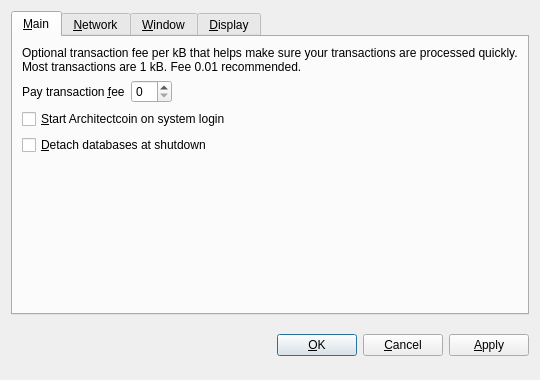
<?xml version="1.0" encoding="UTF-8"?>
<ui version="4.0">
 <class>OptionsDialog</class>
 <widget class="QDialog" name="OptionsDialog">
  <property name="geometry">
   <rect>
    <x>0</x>
    <y>0</y>
    <width>540</width>
    <height>380</height>
   </rect>
  </property>
  <property name="windowTitle">
   <string>Options</string>
  </property>
  <property name="modal">
   <bool>true</bool>
  </property>
  <layout class="QVBoxLayout" name="verticalLayout">
   <item>
    <widget class="QTabWidget" name="tabWidget">
     <property name="tabPosition">
      <enum>QTabWidget::North</enum>
     </property>
     <property name="currentIndex">
      <number>0</number>
     </property>
     <widget class="QWidget" name="tabMain">
      <attribute name="title">
       <string>&amp;Main</string>
      </attribute>
      <layout class="QVBoxLayout" name="verticalLayout_Main">
       <item>
        <widget class="QLabel" name="transactionFeeInfoLabel">
         <property name="text">
          <string>Optional transaction fee per kB that helps make sure your transactions are processed quickly. Most transactions are 1 kB. Fee 0.01 recommended.</string>
         </property>
         <property name="textFormat">
          <enum>Qt::PlainText</enum>
         </property>
         <property name="wordWrap">
          <bool>true</bool>
         </property>
        </widget>
       </item>
       <item>
        <layout class="QHBoxLayout" name="horizontalLayout_Main">
         <item>
          <widget class="QLabel" name="transactionFeeLabel">
           <property name="text">
            <string>Pay transaction &amp;fee</string>
           </property>
           <property name="textFormat">
            <enum>Qt::PlainText</enum>
           </property>
           <property name="buddy">
            <cstring>transactionFee</cstring>
           </property>
          </widget>
         </item>
         <item>
          <widget class="BitcoinAmountField" name="transactionFee"/>
         </item>
         <item>
          <spacer name="horizontalSpacer_Main">
           <property name="orientation">
            <enum>Qt::Horizontal</enum>
           </property>
           <property name="sizeHint" stdset="0">
            <size>
             <width>40</width>
             <height>20</height>
            </size>
           </property>
          </spacer>
         </item>
        </layout>
       </item>
       <item>
        <widget class="QCheckBox" name="bitcoinAtStartup">
         <property name="toolTip">
          <string>Automatically start Architectcoin after logging in to the system.</string>
         </property>
         <property name="text">
          <string>&amp;Start Architectcoin on system login</string>
         </property>
        </widget>
       </item>
       <item>
        <widget class="QCheckBox" name="detachDatabases">
         <property name="toolTip">
          <string>Detach block and address databases at shutdown. This means they can be moved to another data directory, but it slows down shutdown. The wallet is always detached.</string>
         </property>
         <property name="text">
          <string>&amp;Detach databases at shutdown</string>
         </property>
        </widget>
       </item>
       <item>
        <spacer name="verticalSpacer_Main">
         <property name="orientation">
          <enum>Qt::Vertical</enum>
         </property>
         <property name="sizeHint" stdset="0">
          <size>
           <width>20</width>
           <height>40</height>
          </size>
         </property>
        </spacer>
       </item>
      </layout>
     </widget>
     <widget class="QWidget" name="tabNetwork">
      <attribute name="title">
       <string>&amp;Network</string>
      </attribute>
      <layout class="QVBoxLayout" name="verticalLayout_Network">
       <item>
        <widget class="QCheckBox" name="mapPortUpnp">
         <property name="toolTip">
          <string>Automatically open the Architectcoin client port on the router. This only works when your router supports UPnP and it is enabled.</string>
         </property>
         <property name="text">
          <string>Map port using &amp;UPnP</string>
         </property>
        </widget>
       </item>
       <item>
        <widget class="QCheckBox" name="connectSocks">
         <property name="toolTip">
          <string>Connect to the Architectcoin network through a SOCKS proxy (e.g. when connecting through Tor).</string>
         </property>
         <property name="text">
          <string>&amp;Connect through SOCKS proxy:</string>
         </property>
        </widget>
       </item>
       <item>
        <layout class="QHBoxLayout" name="horizontalLayout_Network">
         <item>
          <widget class="QLabel" name="proxyIpLabel">
           <property name="text">
            <string>Proxy &amp;IP:</string>
           </property>
           <property name="textFormat">
            <enum>Qt::PlainText</enum>
           </property>
           <property name="buddy">
            <cstring>proxyIp</cstring>
           </property>
          </widget>
         </item>
         <item>
          <widget class="QValidatedLineEdit" name="proxyIp">
           <property name="maximumSize">
            <size>
             <width>140</width>
             <height>16777215</height>
            </size>
           </property>
           <property name="toolTip">
            <string>IP address of the proxy (e.g. 127.0.0.1)</string>
           </property>
          </widget>
         </item>
         <item>
          <widget class="QLabel" name="proxyPortLabel">
           <property name="text">
            <string>&amp;Port:</string>
           </property>
           <property name="textFormat">
            <enum>Qt::PlainText</enum>
           </property>
           <property name="buddy">
            <cstring>proxyPort</cstring>
           </property>
          </widget>
         </item>
         <item>
          <widget class="QLineEdit" name="proxyPort">
           <property name="maximumSize">
            <size>
             <width>55</width>
             <height>16777215</height>
            </size>
           </property>
           <property name="toolTip">
            <string>Port of the proxy (e.g. 9050)</string>
           </property>
          </widget>
         </item>
         <item>
          <widget class="QLabel" name="socksVersionLabel">
           <property name="text">
            <string>SOCKS &amp;Version:</string>
           </property>
           <property name="textFormat">
            <enum>Qt::PlainText</enum>
           </property>
           <property name="buddy">
            <cstring>socksVersion</cstring>
           </property>
          </widget>
         </item>
         <item>
          <widget class="QValueComboBox" name="socksVersion">
           <property name="toolTip">
            <string>SOCKS version of the proxy (e.g. 5)</string>
           </property>
          </widget>
         </item>
         <item>
          <spacer name="horizontalSpacer_Network">
           <property name="orientation">
            <enum>Qt::Horizontal</enum>
           </property>
           <property name="sizeHint" stdset="0">
            <size>
             <width>40</width>
             <height>20</height>
            </size>
           </property>
          </spacer>
         </item>
        </layout>
       </item>
       <item>
        <spacer name="verticalSpacer_Network">
         <property name="orientation">
          <enum>Qt::Vertical</enum>
         </property>
         <property name="sizeHint" stdset="0">
          <size>
           <width>20</width>
           <height>40</height>
          </size>
         </property>
        </spacer>
       </item>
      </layout>
     </widget>
     <widget class="QWidget" name="tabWindow">
      <attribute name="title">
       <string>&amp;Window</string>
      </attribute>
      <layout class="QVBoxLayout" name="verticalLayout_Window">
       <item>
        <widget class="QCheckBox" name="minimizeToTray">
         <property name="toolTip">
          <string>Show only a tray icon after minimizing the window.</string>
         </property>
         <property name="text">
          <string>&amp;Minimize to the tray instead of the taskbar</string>
         </property>
        </widget>
       </item>
       <item>
        <widget class="QCheckBox" name="minimizeOnClose">
         <property name="toolTip">
          <string>Minimize instead of exit the application when the window is closed. When this option is enabled, the application will be closed only after selecting Quit in the menu.</string>
         </property>
         <property name="text">
          <string>M&amp;inimize on close</string>
         </property>
        </widget>
       </item>
       <item>
        <spacer name="verticalSpacer_Window">
         <property name="orientation">
          <enum>Qt::Vertical</enum>
         </property>
         <property name="sizeHint" stdset="0">
          <size>
           <width>20</width>
           <height>40</height>
          </size>
         </property>
        </spacer>
       </item>
      </layout>
     </widget>
     <widget class="QWidget" name="tabDisplay">
      <attribute name="title">
       <string>&amp;Display</string>
      </attribute>
      <layout class="QVBoxLayout" name="verticalLayout_Display">
       <item>
        <layout class="QHBoxLayout" name="horizontalLayout_1_Display">
         <item>
          <widget class="QLabel" name="langLabel">
           <property name="text">
            <string>User Interface &amp;language:</string>
           </property>
           <property name="textFormat">
            <enum>Qt::PlainText</enum>
           </property>
           <property name="buddy">
            <cstring>lang</cstring>
           </property>
          </widget>
         </item>
         <item>
          <widget class="QValueComboBox" name="lang">
           <property name="toolTip">
            <string>The user interface language can be set here. This setting will take effect after restarting Architectcoin.</string>
           </property>
          </widget>
         </item>
        </layout>
       </item>
       <item>
        <layout class="QHBoxLayout" name="horizontalLayout_2_Display">
         <item>
          <widget class="QLabel" name="unitLabel">
           <property name="text">
            <string>&amp;Unit to show amounts in:</string>
           </property>
           <property name="textFormat">
            <enum>Qt::PlainText</enum>
           </property>
           <property name="buddy">
            <cstring>unit</cstring>
           </property>
          </widget>
         </item>
         <item>
          <widget class="QValueComboBox" name="unit">
           <property name="toolTip">
            <string>Choose the default subdivision unit to show in the interface and when sending coins.</string>
           </property>
          </widget>
         </item>
        </layout>
       </item>
       <item>
        <widget class="QCheckBox" name="displayAddresses">
         <property name="toolTip">
          <string>Whether to show Architectcoin addresses in the transaction list or not.</string>
         </property>
         <property name="text">
          <string>&amp;Display addresses in transaction list</string>
         </property>
        </widget>
       </item>
       <item>
        <widget class="QCheckBox" name="coinControlFeatures">
         <property name="toolTip">
          <string>Whether to show coin control features or not.</string>
         </property>
         <property name="text">
          <string>Display coin &amp;control features (experts only!)</string>
         </property>
        </widget>
       </item>
       <item>
        <spacer name="verticalSpacer_Display">
         <property name="orientation">
          <enum>Qt::Vertical</enum>
         </property>
         <property name="sizeHint" stdset="0">
          <size>
           <width>20</width>
           <height>40</height>
          </size>
         </property>
        </spacer>
       </item>
      </layout>
     </widget>
    </widget>
   </item>
   <item>
    <layout class="QHBoxLayout" name="horizontalLayout_Buttons">
     <item>
      <spacer name="horizontalSpacer_1">
       <property name="orientation">
        <enum>Qt::Horizontal</enum>
       </property>
       <property name="sizeHint" stdset="0">
        <size>
         <width>40</width>
         <height>48</height>
        </size>
       </property>
      </spacer>
     </item>
     <item>
      <widget class="QLabel" name="statusLabel">
       <property name="font">
        <font>
         <weight>75</weight>
         <bold>true</bold>
        </font>
       </property>
       <property name="text">
        <string/>
       </property>
       <property name="textFormat">
        <enum>Qt::PlainText</enum>
       </property>
       <property name="wordWrap">
        <bool>true</bool>
       </property>
      </widget>
     </item>
     <item>
      <spacer name="horizontalSpacer_2">
       <property name="orientation">
        <enum>Qt::Horizontal</enum>
       </property>
       <property name="sizeHint" stdset="0">
        <size>
         <width>40</width>
         <height>48</height>
        </size>
       </property>
      </spacer>
     </item>
     <item>
      <widget class="QPushButton" name="okButton">
       <property name="text">
        <string>&amp;OK</string>
       </property>
      </widget>
     </item>
     <item>
      <widget class="QPushButton" name="cancelButton">
       <property name="text">
        <string>&amp;Cancel</string>
       </property>
       <property name="autoDefault">
        <bool>false</bool>
       </property>
      </widget>
     </item>
     <item>
      <widget class="QPushButton" name="applyButton">
       <property name="text">
        <string>&amp;Apply</string>
       </property>
       <property name="autoDefault">
        <bool>false</bool>
       </property>
      </widget>
     </item>
    </layout>
   </item>
  </layout>
 </widget>
 <customwidgets>
  <customwidget>
   <class>BitcoinAmountField</class>
   <extends>QSpinBox</extends>
   <header>bitcoinamountfield.h</header>
  </customwidget>
  <customwidget>
   <class>QValueComboBox</class>
   <extends>QComboBox</extends>
   <header>qvaluecombobox.h</header>
  </customwidget>
  <customwidget>
   <class>QValidatedLineEdit</class>
   <extends>QLineEdit</extends>
   <header>qvalidatedlineedit.h</header>
  </customwidget>
 </customwidgets>
 <resources/>
 <connections/>
</ui>
